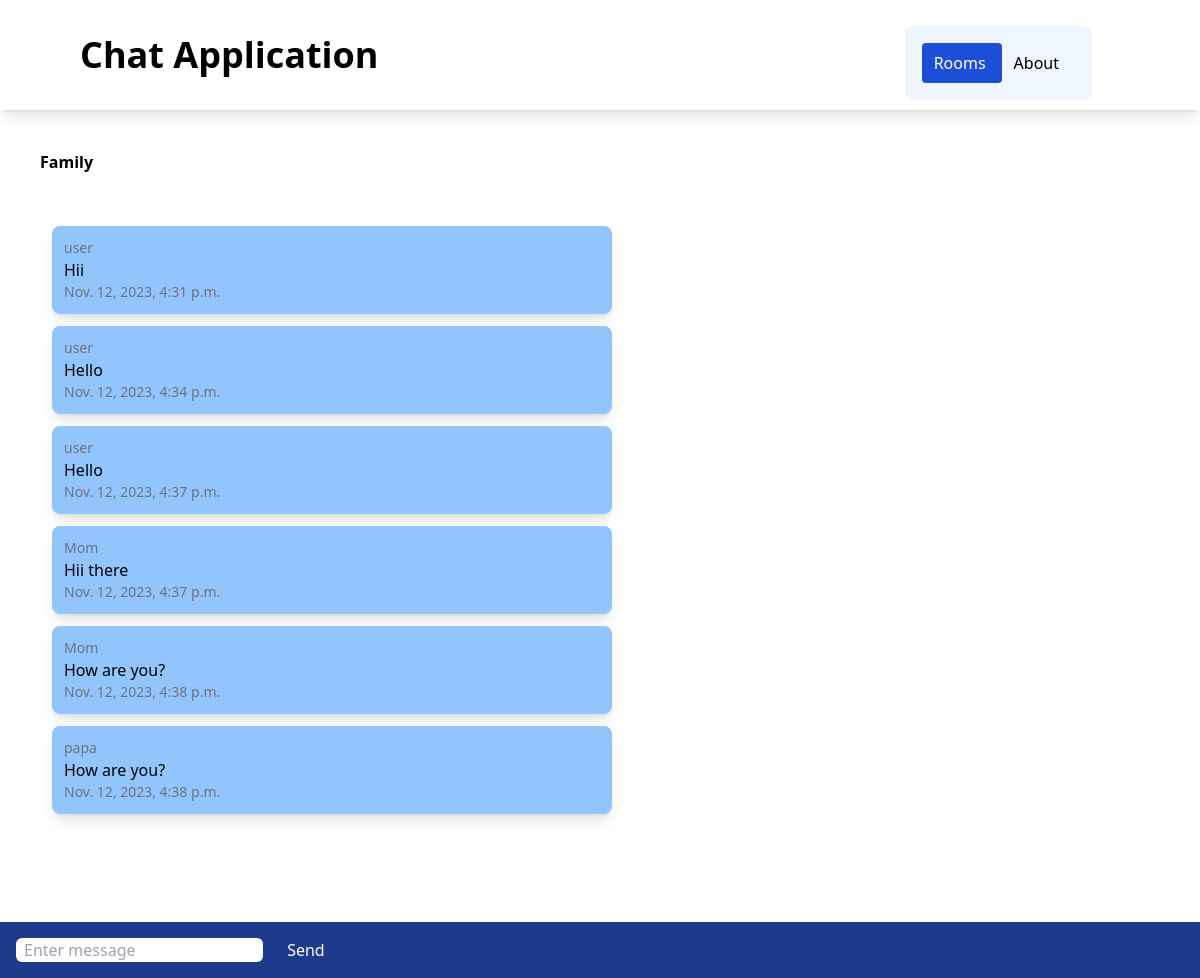
The page /rooms/family/ (signed in) on the database its author committed.
### chatapp/models.py (models this page shows, shortened)
class ChatRoom(models.Model):
    name = models.CharField(max_length=200)
    slug = models.SlugField(unique=True)

class CharMessage(models.Model):
    user = models.ForeignKey(User,on_delete=models.CASCADE)
    room = models.ForeignKey(ChatRoom,on_delete=models.CASCADE)
    message_content = models.TextField()
    date = models.DateTimeField(auto_now = True)
    class Meta:
        ordering=('date',)

### chatapp/views.py (the view)
# urls.py: path('<slug:slug>/',chatRoom,name="chatRoom")
def chatRoom(request,slug):
    chat = ChatRoom.objects.get(slug=slug)
    message = CharMessage.objects.filter(room=chat)[0:30]
    return render(request,'chatapp/room.html',{"chat":chat,'message':message})

### chatapp/templates/chatapp/room.html (shortened to what this page needs)
{% extends 'chatapp/base.html' %}
{% block body %}
<div class="m-10 font-bold">
    {{chat.name}}
</div>
<div class="message-container m-10 overflow-auto h-[700px]" id="message-container">
    <div id='chat-messages'>
        {% for m in message %}
            <div class="message shadow-lg p-3 rounded-lg w-1/2 bg-blue-300 m-3">
                <div class="text-sm text-gray-500">
                    {{m.user.username}}
                </div>
                {{m.message_content}}
                <div class="text-sm text-gray-500">
                    {{m.date}}
                </div>
            </div>
        {% endfor %}
    </div>
</div>
<div class="form-container fixed inset-x-0 bottom-0 bg-blue-900 p-4">
    <form method="post">
        <input class="rounded-md px-2" id="message-input" type="text" name="message" placeholder="Enter message">
        <button class="text-white ml-5" id="send-button" type="submit">Send</button>
    </form>
</div>
{{request.user.username}}
{% endblock %}

### rows shown on the page
ChatRoom: name "Family"
CharMessage: user.username "user", message_content "Hii", date "Nov. 12, 2023, 4:31 p.m."
CharMessage: user.username "user", message_content "Hello", date "Nov. 12, 2023, 4:34 p.m."
CharMessage: user.username "user", message_content "Hello", date "Nov. 12, 2023, 4:37 p.m."
CharMessage: user.username "Mom", message_content "Hii there", date "Nov. 12, 2023, 4:37 p.m."
CharMessage: user.username "Mom", message_content "How are you?", date "Nov. 12, 2023, 4:38 p.m."
CharMessage: user.username "papa", message_content "How are you?", date "Nov. 12, 2023, 4:38 p.m."

### other values the page prints
{{ request.user.username }} "Mom"
